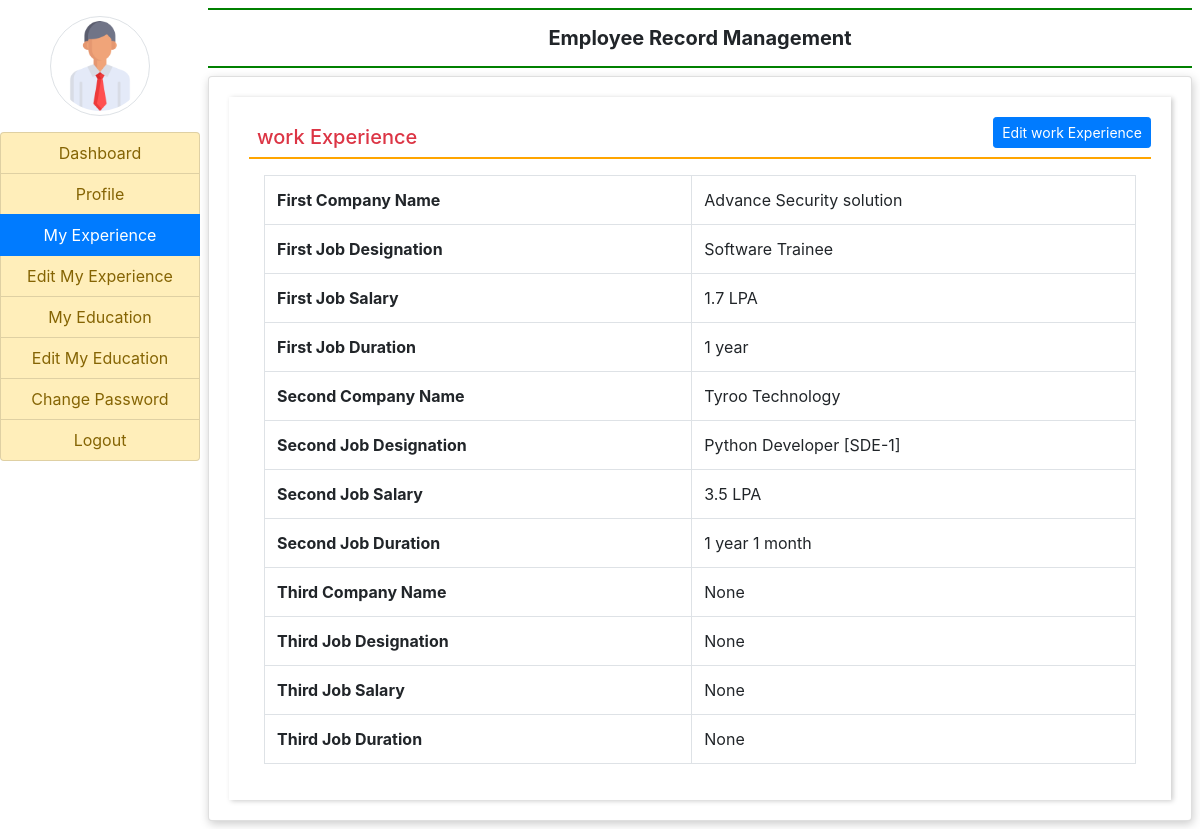
Screenshot of /emp_exp/ (signed in) with the database file from the repository.
### employee/models.py (models this page shows)
class Employee_Experience(models.Model):
    user = models.ForeignKey(User, on_delete=models.CASCADE)
    company_1_name = models.CharField(max_length=100,null=True)
    company_1_designation = models.CharField(max_length=50,null=True)
    company_1_salary = models.CharField(max_length=100,null=True)
    company_1_duration = models.CharField(max_length=50,null=True)
    company_2_name = models.CharField(max_length=100,null=True)
    company_2_designation = models.CharField(max_length=50,null=True)
    company_2_salary = models.CharField(max_length=100,null=True)
    company_2_duration = models.CharField(max_length=50,null=True)
    company_3_name = models.CharField(max_length=100,null=True)
    company_3_designation = models.CharField(max_length=50,null=True)
    company_3_salary = models.CharField(max_length=100,null=True)
    company_3_duration = models.CharField(max_length=50,null=True)
    def __str__(self):
        return self.user.username

### employee/views.py (the view)
# urls.py: path('emp_exp/', views.emp_experience,name='emp_exp'),
def emp_experience(request):
    if not request.user.is_authenticated:
        return render('emp_login')
    user = request.user
    exp = Employee_Experience.objects.get(user=user)
    print(f"Emp Experience : {exp}")
    return render(request, 'emp_exp.html',{'experience':exp})

### employee/templates/emp_exp.html
{% extends 'emp_base.html' %}
{% block main %}
<div class="card-body" style="box-shadow:2px 1px 5px #ccc;">
    <a href="{% url 'edit_exp' %}" class="btn btn-primary float-right btn-sm">Edit work Experience</a>
    <h5 class="p-2 text-danger" style="border-bottom:2px solid orange;">work Experience</h5>
    <div class="container-fluid">
        <table class="table table-bordered my-3">
            <tr>
                <th>First Company Name</th>
                <td>{{experience.company_1_name}}</td>
            </tr>
            <tr>
                <th>First Job Designation</th>
                <td>{{experience.company_1_designation}}</td>
            </tr>
            <tr>
                <th>First Job Salary</th>
                <td>{{experience.company_1_salary}}</td>
            </tr>
            <tr>
                <th>First Job Duration</th>
                <td>{{experience.company_1_duration}}</td>
            </tr>
            <tr>
                <th>Second Company Name</th>
                <td>{{experience.company_2_name}}</td>
            </tr>
            <tr>
                <th>Second Job Designation</th>
                <td>{{experience.company_2_designation}}</td>
            </tr>
            <tr>
                <th>Second Job Salary</th>
                <td>{{experience.company_2_salary}}</td>
            </tr>
            <tr>
                <th>Second Job Duration</th>
                <td>{{experience.company_2_duration}}</td>
            </tr>
            <tr>
                <th>Third Company Name</th>
                <td>{{experience.company_3_name}}</td>
            </tr>
            <tr>
                <th>Third Job Designation</th>
                <td>{{experience.company_3_designation}}</td>
            </tr>
            <tr>
                <th>Third Job Salary</th>
                <td>{{experience.company_3_salary}}</td>
            </tr>
            <tr>
                <th>Third Job Duration</th>
                <td>{{experience.company_3_duration}}</td>
            </tr>
        </table>
    </div>
</div>
{% endblock main %}

### employee/templates/emp_base.html (shortened to what this page needs)
<!doctype html>
{% load static %}
<html lang="en">
  <head>
    <link rel="stylesheet" href="https://cdn.jsdelivr.net/npm/bootstrap@4.0.0/dist/css/bootstrap.min.css">
    <link rel="stylesheet" href="{% static 'css/style.css' %}">
    <link rel="stylesheet" href="https://use.fontawesome.com/releases/v5.7.0/css/all.css">
  </head>
  <body>
    <div class="container-fluid">
        <div class="row">
            <div class="col-sm-2 p-0">
                <center><img src="{% static 'images/emp.png' %}" width="100" height="100" alt="" class="img-thumbnail rounded-circle my-3"></center>
                <div class="list-group text-center">
                    <a href="{% url 'home_page' %}" class="list-group-item list-group-item-warning list-group-action {% if request.path == '/home_page/' %} active {% endif %}">Dashboard</a>
                    <a href="{% url 'emp_profile' %}" class="list-group-item list-group-item-warning list-group-action {% if request.path == '/emp_profile/' %} active {% endif %}">Profile</a>
                    <a href="{% url 'emp_exp' %}" class="list-group-item list-group-item-warning list-group-action {% if request.path == '/emp_exp/' %} active {% endif %}">My Experience</a>
                    <a href="{% url 'edit_exp' %}" class="list-group-item list-group-item-warning list-group-action {% if request.path == '/edit_exp/' %} active {% endif %}">Edit My Experience</a>
                    <a href="{% url 'emp_education' %}" class="list-group-item list-group-item-warning list-group-action {% if request.path == '/emp_education/' %} active {% endif %}">My Education</a>
                    <a href="{% url 'edit_education' %}" class="list-group-item list-group-item-warning list-group-action {% if request.path == '/edit_education/' %} active {% endif %}">Edit My Education</a>
                    <a href="{% url 'change_password' %}" class="list-group-item list-group-item-warning list-group-action {% if request.path == '/change_password/' %} active {% endif %}">Change Password</a>
                    <a href="{% url 'emp_logout' %}" class="list-group-item list-group-item-warning list-group-action">Logout</a>
                </div>
            </div>
            <div class="col-sm-10 p-0">
                <div class="container-fluid p-2">
                    <h5 class="text-center font-weight-bold p-3" style="border-bottom:2px solid green;border-top:2px solid green;">Employee Record Management</h5>
                    <div class="card" style="min-height:88vh;box-shadow:1px 3px 10px #ccc;">
                        <div class="card-body">
                            {% block main %}
                            {% endblock main %}
                        </div>
                    </div>
                </div>
            </div>
        </div>
    </div>
  </body>
</html>

### employee/templates/emp_base.html (style rules this page uses)
.list-group-item { padding:8px !important; }

### rows the page displays
Employee_Experience: company_1_name "Advance Security solution", company_1_designation "Software Trainee", company_1_salary "1.7 LPA", company_1_duration "1 year", company_2_name "Tyroo Technology", company_2_designation "Python Developer [SDE-1]", company_2_salary "3.5 LPA", company_2_duration "1 year 1 month", company_3_name "None", company_3_designation "None", company_3_salary "None", company_3_duration "None"
